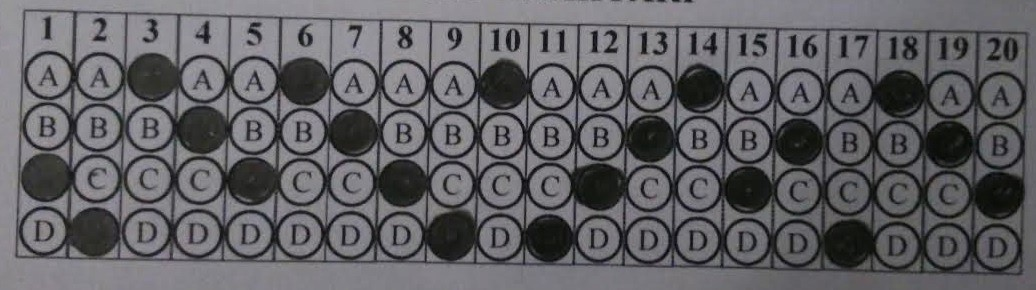
#> input picture img/answer.jpg, 1036 x 290 px, found by its file name
$ python project_2.py
#> lines starting #> are read from the running program, lines starting #| are printed output that depends on the picture; after the words box and inside, x2 and y2 are one past the last pixel; in counts of white or black regions, pixels touching at a corner belong together
### utils.py
import cv2
import numpy as np


def reorder(myPoints):
    myPoints = myPoints.reshape((4,2))
    myPointsNew = np.zeros((4,1,2), np.int32)
    add = myPoints.sum(1)

    myPointsNew[0] = myPoints[np.argmin(add)]   #top-left
    myPointsNew[2] = myPoints[np.argmax(add)]   #bottom-right

    diff = np.diff(myPoints, axis=1)

    myPointsNew[1] = myPoints[np.argmin(diff)]   #top-right
    myPointsNew[3] = myPoints[np.argmax(diff)]   #bottom-left

    return myPointsNew

def biggest_area(contours):
    biggest = np.array([])
    max_area = 0
    for i in contours:
        area = cv2.contourArea(i)
        if area > 100:
            peri = cv2.arcLength(i, True)
            approx = cv2.approxPolyDP(i, 0.02*peri, True)
            if area > max_area and len(approx) == 4:
                biggest = approx
    # print(biggest)
    return biggest

# [5 lines left out: function connect_point, not called in this run]


def find_answer(img, questions):
    list_answer = []
    columns = np.hsplit(img, questions)
    for column in columns:
        rows = np.vsplit(column,5)
        # print(rows)
        count = np.count_nonzero(rows, axis=-1)
        index_count = np.sum(count, axis=-1)
        list_answer.append(np.argmin(index_count))

    return list_answer


def show_answers(img, questions, answers, answers_correct):
    row = img.shape[0] // 5
    column = img.shape[1] // questions

    for i in range(0, questions):

        center_x = (i*column) + column // 2
        center_y = answers[i]*row + row//2
        if answers[i] == answers_correct[i]:
            color = (0, 255, 0)
        else:
            color = (0, 0, 255)
            center_x_correct = (i*column) + column // 2
            center_y_correct = answers_correct[i]*row + row//2

            cv2.circle(img, (int(center_x_correct), int(center_y_correct)), 15, (0, 255, 0), cv2.FILLED)
        cv2.circle(img, (int(center_x), int(center_y)), 15, color, cv2.FILLED)

### project_2.py
from utils import biggest_area, connect_point, reorder, find_answer, show_answers
import time
import cv2
import numpy as np
import pytesseract
from PIL import Image


def nothing(x):
    pass


img = cv2.imread('img\\answer.jpg')
#> img is the input picture: shape (290, 1036, 3); mean B, G, R 100.4, 96.6, 97.4

width, height = 800, 200

img = cv2.resize(img, (width, height))
#> img: shape (200, 800, 3)

questions = 20
choices = 4

answer_correct= [3, 4, 1, 3, 3, 1, 2, 3, 4, 1, 4, 4, 2, 1, 3, 2, 4, 1, 2, 3]
# cv2.namedWindow('image') # make a window with name 'image'
# cv2.createTrackbar('thres_1', 'image', 0, 255, nothing) #lower threshold trackbar for window 'image
# cv2.createTrackbar('thres_2', 'image', 0, 255, nothing) #upper threshold trackbar for window 'image

while True:
    img_cvt = cv2.cvtColor(img, cv2.COLOR_BGR2GRAY)

    # thres_1 = cv2.getTrackbarPos('thres_1', 'image')
    # thres_2 = cv2.getTrackbarPos('thres_2', 'image')

    img_canny = cv2.Canny(img_cvt, 70, 130)
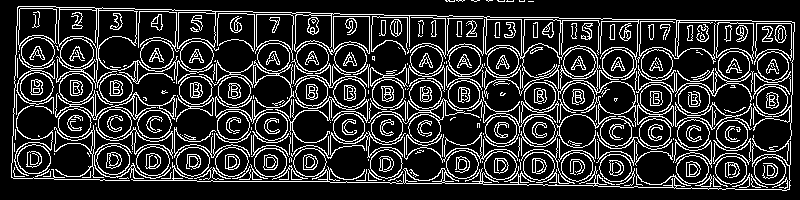
#> img_canny: shape (200, 800); 18.8% white in thin lines or dots
    img_blur = cv2.GaussianBlur(img_canny, (5, 5), 1)
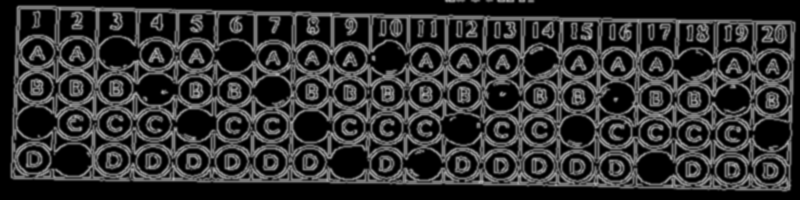
#> img_blur: shape (200, 800); min 0, max 187, mean 47.9

    contours, hierarchy = cv2.findContours(img_blur, cv2.RETR_EXTERNAL, cv2.CHAIN_APPROX_NONE)
#> contours = 5 contours; box (x1, y1, x2, y2) and area: (9, 4, 797, 193) 135209, (484, 0, 516, 4) 86, (443, 0, 467, 4) 67, (517, 0, 536, 4) 54, (469, 0, 482, 4) 31

    area = biggest_area(contours)
#> the loop in biggest_area, `for i in contours:` made 5 passes
#> (area, peri, biggest) on pass 1: (135209, 1931.2, [[15, 5], [11, 180], [792, 187], [793, 19]])
#> area on passes 2 to 5: 54, 86.5, 31, 67
#> area = [[15, 5], [11, 180], [792, 187], [793, 19]]
    if area.size !=0:
        area = reorder(area)
#> in reorder, `add = myPoints.sum(1)`: add = [20, 191, 979, 812]
#> in reorder, `diff = np.diff(myPoints, axis=1)`: diff = [-10, 169, -605, -774]
#> area = [[15, 5], [793, 19], [792, 187], [11, 180]]

        img_canny = np.stack((img_canny,)*3, axis=-1)
#> img_canny: shape (200, 800, 3); 18.8% white in thin lines or dots
        img_blur = np.stack((img_blur,)*3, axis=-1)
#> img_blur: shape (200, 800, 3)

        test = img.copy()
        cv2.drawContours(test, area, -1, (0, 255, 0), 10)
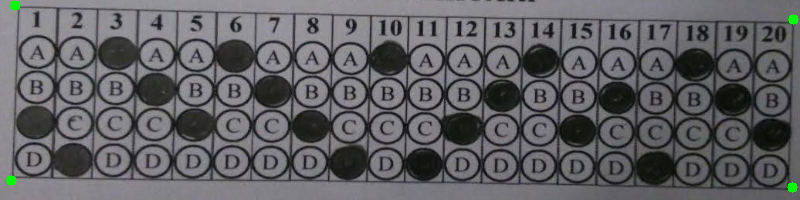
#> test: shape (200, 800, 3); mean B, G, R 100, 96.8, 97

        pts1 = np.float32(area)
#> pts1 = [[15, 5], [793, 19], [792, 187], [11, 180]]
        pts2 = np.float32([[0, 0], [width, 0], [width, height], [0, height]])

        new_img = img.copy()
        matrix = cv2.getPerspectiveTransform(pts1, pts2)
#> matrix = [[0.986, 0.0225, -14.9], [-0.0206, 1.15, -5.42], [-5.19e-05, 2.05e-05, 1]]
        result = cv2.warpPerspective(new_img, matrix, (width, height))
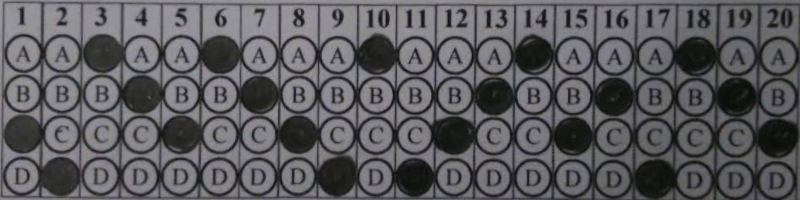
#> result: shape (200, 800, 3); mean B, G, R 93.9, 90.5, 91


        img_gray = cv2.cvtColor(result, cv2.COLOR_BGR2GRAY)

        img_thresh = cv2.adaptiveThreshold(img_gray, 255, cv2.ADAPTIVE_THRESH_GAUSSIAN_C,
                                          cv2.THRESH_BINARY, 199, 5)
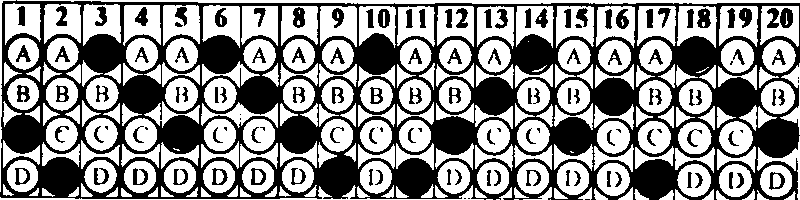
#> img_thresh: shape (200, 800); 56.8% white; 128 black regions (20 under 20 px), largest, box (x1, y1, x2, y2) and area: (0, 0, 800, 200) 59459, (780, 8, 793, 28) 198, (697, 8, 711, 28) 195


        answers = find_answer(img_thresh, questions)
#> in find_answer, `columns = np.hsplit(img, questions)`: columns = 20 items
#> the loop in find_answer, `for column in columns:` made 20 passes
#> index_count on passes 1 to 12: [1147, 986, 979, 394, 942], [1089, 980, 989, 1072, 243], [1121, 363, 1050, 1092, 932], [1117, 1032, 324, 1088, 901], [1126, 1071, 1059, 362, 933], [1144, 332, 1075, 1123, 923], [1164, 1028, 337, 1116, 916], [1079, 1018, 1052, 400, 1001], [1184, 1033, 1021, 1061, 241], [1047, 312, 1021, 1127, 1018], [1123, 1038, 1033, 1074, 323], [1063, 1039, 1041, 377, 1047]
#> after the loop in find_answer, `for column in columns:`: list_answer = [3, 4, 1, 2, 3, 1, 2, 3, 4, 1, 4, 3, 2, 1, 3, 2, 4, 1, 2, 3]
#> answers has the same summary as list_answer in find_answer

        img_thresh = np.stack((img_thresh,)*3, axis=-1)

        show_answers(result, questions, answers, answer_correct)
#> the loop in show_answers, `for i in range(0, questions): ` made 20 passes
#> center_y on passes 1 to 12: 140, 180, 60, 100, 140, 60, 100, 140, 180, 60, 180, 140
#> after the loop in show_answers, `for i in range(0, questions):`:
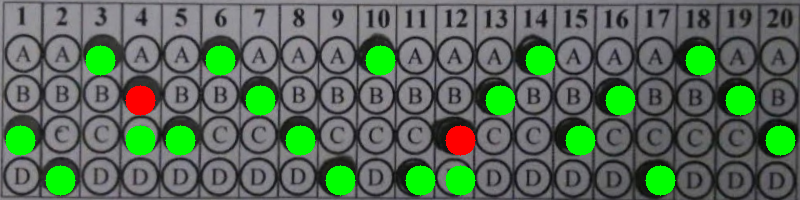
#> img: shape (200, 800, 3); mean B, G, R 89.9, 108.9, 89.2


        img_conca = cv2.vconcat([img, result])
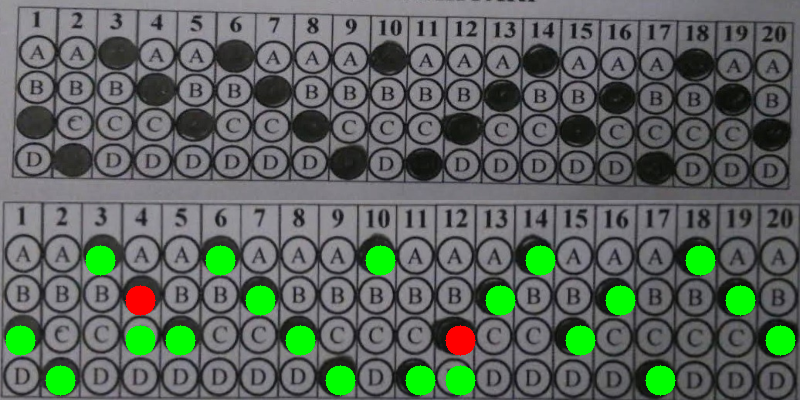
#> img_conca: shape (400, 800, 3); mean B, G, R 95.1, 102.7, 93.2

    cv2.imshow("Original", img_conca)


    if cv2.waitKey(1) & 0xFF == ord('q'):
#> (key q is pressed here)
        break

    if cv2.waitKey(1) & 0xFF == ord('s'):
        filename = "img/result.jpg"
        cv2.imwrite(filename, result)
        print('đã luu')
